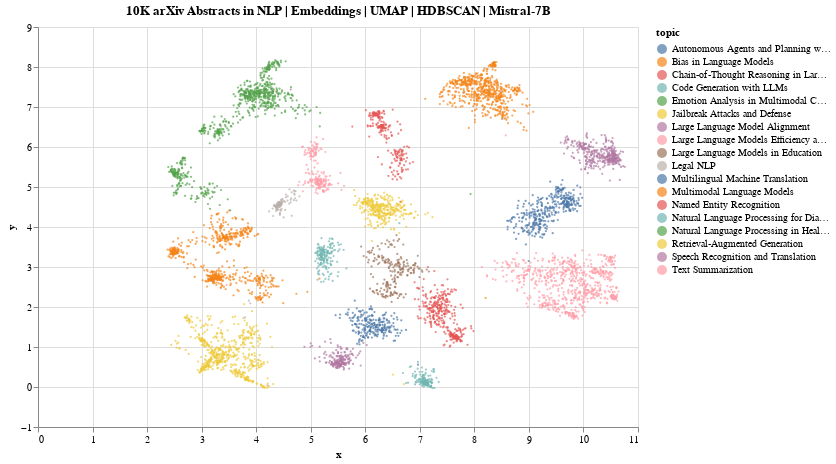

The notebook cell saved with this chart:
### Code cell
chart = alt.Chart(df).mark_circle(size=5).encode(
    x='x',
    y='y',
    color='topic:N',
    tooltip=['title', 'topic']
).interactive().properties(
    title='10K arXiv Abstracts in NLP | Embeddings | UMAP | HDBSCAN | Mistral-7B',
    width=600,
    height=400,
)
chart.display()

### Figure 1 — Vega specification as saved in the notebook (floating-point values rounded to 4 significant figures; data arrays with more than 128 entries replaced by an {"elided": "..."} marker saying what was removed)
{"$schema": "https://vega.github.io/schema/vega/v5.json", "data": [{"name": "param_4_store"}, {"name": "source_0", "values": {"elided": "6011 records"}}, {"name": "source_0_x_domain_x", "values": [{"min": 2.375, "max": 10.76}]}, {"name": "source_0_y_domain_y", "values": [{"min": -0.028, "max": 8.17}]}, {"name": "source_0_color_domain_topic", "values": [{"topic": "Autonomous Agents and Planning with Language Models"}, {"topic": "Multimodal Language Models"}, {"topic": "Multilingual Machine Translation"}, {"topic": "Bias in Language Models"}, {"topic": "Jailbreak Attacks and Defense"}, {"topic": "Large Language Models in Education"}, {"topic": "Text Summarization"}, {"topic": "Chain-of-Thought Reasoning in Large Language Models"}, {"topic": "Speech Recognition and Translation"}, {"topic": "Code Generation with LLMs"}, {"topic": "Natural Language Processing in Healthcare"}, {"topic": "Large Language Model Alignment"}, {"topic": "Natural Language Processing for Dialogue Systems"}, {"topic": "Large Language Models Efficiency and Compression"}, {"topic": "Emotion Analysis in Multimodal Contexts"}, {"topic": "Retrieval-Augmented Generation"}, {"topic": "Named Entity Recognition"}, {"topic": "Legal NLP"}]}], "signals": [{"name": "unit", "value": {}, "on": [{"events": "pointermove", "update": "isTuple(group()) ? group() : unit"}]}, {"name": "param_4", "update": "vlSelectionResolve(\"param_4_store\", \"union\")"}, {"name": "param_4_x", "on": [{"events": [{"source": "view", "type": "dblclick"}], "update": "null"}, {"events": {"signal": "param_4_translate_delta"}, "update": "panLinear(param_4_translate_anchor.extent_x, -param_4_translate_delta.x / width)"}, {"events": {"signal": "param_4_zoom_delta"}, "update": "zoomLinear(domain(\"x\"), param_4_zoom_anchor.x, param_4_zoom_delta)"}]}, {"name": "param_4_y", "on": [{"events": [{"source": "view", "type": "dblclick"}], "update": "null"}, {"events": {"signal": "param_4_translate_delta"}, "update": "panLinear(param_4_translate_anchor.extent_y, param_4_translate_delta.y / height)"}, {"events": {"signal": "param_4_zoom_delta"}, "update": "zoomLinear(domain(\"y\"), param_4_zoom_anchor.y, param_4_zoom_delta)"}]}, {"name": "param_4_tuple", "on": [{"events": [{"signal": "param_4_x || param_4_y"}], "update": "param_4_x && param_4_y ? {unit: \"\", fields: param_4_tuple_fields, values: [param_4_x,param_4_y]} : null"}]}, {"name": "param_4_tuple_fields", "value": [{"field": "x", "channel": "x", "type": "R"}, {"field": "y", "channel": "y", "type": "R"}]}, {"name": "param_4_translate_anchor", "value": {}, "on": [{"events": [{"source": "scope", "type": "pointerdown"}], "update": "{x: x(unit), y: y(unit), extent_x: domain(\"x\"), extent_y: domain(\"y\")}"}]}, {"name": "param_4_translate_delta", "value": {}, "on": [{"events": [{"source": "window", "between": [{"source": "scope", "type": "pointerdown"}, {"source": "window", "type": "pointerup"}], "consume": true, "type": "pointermove"}], "update": "{x: param_4_translate_anchor.x - x(unit), y: param_4_translate_anchor.y - y(unit)}"}]}, {"name": "param_4_zoom_anchor", "on": [{"events": [{"source": "scope", "type": "wheel", "consume": true}], "update": "{x: invert(\"x\", x(unit)), y: invert(\"y\", y(unit))}"}]}, {"name": "param_4_zoom_delta", "on": [{"events": [{"source": "scope", "consume": true, "type": "wheel"}], "update": "pow(1.001, event.deltaY * pow(16, event.deltaMode))", "force": true}]}, {"name": "param_4_modify", "on": [{"events": {"signal": "param_4_tuple"}, "update": "modify(\"param_4_store\", param_4_tuple, true)"}]}], "marks": [{"type": "symbol", "name": "marks", "from": {"data": "source_0"}, "encode": {"update": {"opacity": {"value": 0.7}, "tooltip": {"signal": "{\"title\": isValid(datum[\"title\"]) ? datum[\"title\"] : \"\"+datum[\"title\"], \"topic\": isValid(datum[\"topic\"]) ? datum[\"topic\"] : \"\"+datum[\"topic\"]}"}, "y": {"field": "y", "scale": "y"}, "size": {"value": 5}, "fill": {"field": "topic", "scale": "color"}, "x": {"field": "x", "scale": "x"}, "shape": {"value": "circle"}}}, "clip": true, "interactive": true, "style": ["circle"]}], "scales": [{"name": "x", "type": "linear", "domain": [{"signal": "(data(\"source_0_x_domain_x\")[0] || {}).min"}, {"signal": "(data(\"source_0_x_domain_x\")[0] || {}).max"}], "range": [0, {"signal": "width"}], "zero": true, "domainRaw": {"signal": "param_4[\"x\"]"}, "nice": true}, {"name": "y", "type": "linear", "domain": [{"signal": "(data(\"source_0_y_domain_y\")[0] || {}).min"}, {"signal": "(data(\"source_0_y_domain_y\")[0] || {}).max"}], "range": [{"signal": "height"}, 0], "domainRaw": {"signal": "param_4[\"y\"]"}, "nice": true, "zero": true}, {"name": "color", "type": "ordinal", "domain": {"data": "source_0_color_domain_topic", "field": "topic", "sort": true}, "range": "category"}], "axes": [{"scale": "x", "labels": false, "orient": "bottom", "maxExtent": 0, "grid": true, "tickCount": {"signal": "ceil(width/40)"}, "gridScale": "y", "zindex": 0, "domain": false, "aria": false, "minExtent": 0, "ticks": false}, {"scale": "y", "ticks": false, "zindex": 0, "gridScale": "x", "aria": false, "grid": true, "orient": "left", "tickCount": {"signal": "ceil(height/40)"}, "domain": false, "maxExtent": 0, "labels": false, "minExtent": 0}, {"scale": "x", "zindex": 0, "title": "x", "orient": "bottom", "tickCount": {"signal": "ceil(width/40)"}, "grid": false, "labelOverlap": true, "labelFlush": true}, {"scale": "y", "zindex": 0, "labelOverlap": true, "tickCount": {"signal": "ceil(height/40)"}, "grid": false, "orient": "left", "title": "y"}], "title": {"text": "10K arXiv Abstracts in NLP | Embeddings | UMAP | HDBSCAN | Mistral-7B", "frame": "group"}, "legends": [{"fill": "color", "symbolType": "circle", "title": "topic", "encode": {"symbols": {"update": {"opacity": {"value": 0.7}}}}}], "style": "cell", "background": "white", "width": 600, "padding": 5, "height": 400}
